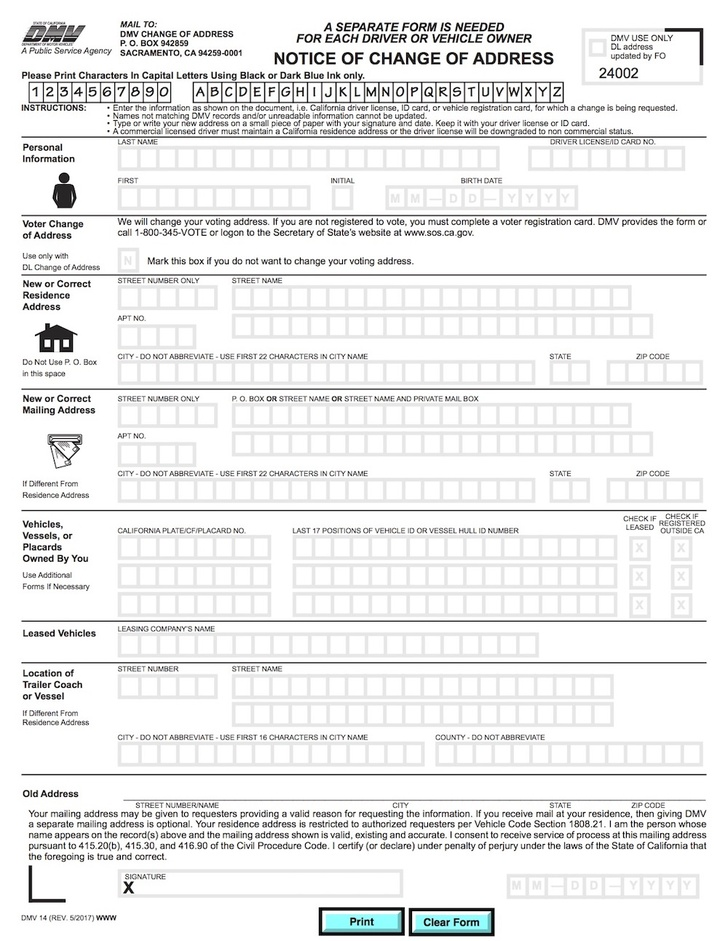
#> input picture alignment/form.jpg, 728 x 941 px, shrunk from 1000 x 1293 before the run
$ python ali.py
#> lines starting #> are read from the running program, lines starting #| are printed output that depends on the picture

import os
import cv2 as cv
import numpy as np
import matplotlib.pyplot as plt

# Read reference image
refFilename = "form.jpg"
print("Reading reference image:", refFilename)
im1 = cv.imread(refFilename, cv.IMREAD_COLOR)
#> im1 is the input picture: shape (941, 728, 3); mean B, G, R 237.2, 237.3, 237
im1 = cv.cvtColor(im1, cv.COLOR_BGR2RGB)

# Read image to be aligned
imFilename = "scanned-form.jpg"
print("Reading image to align:", imFilename)
im2 = cv.imread(imFilename, cv.IMREAD_COLOR)
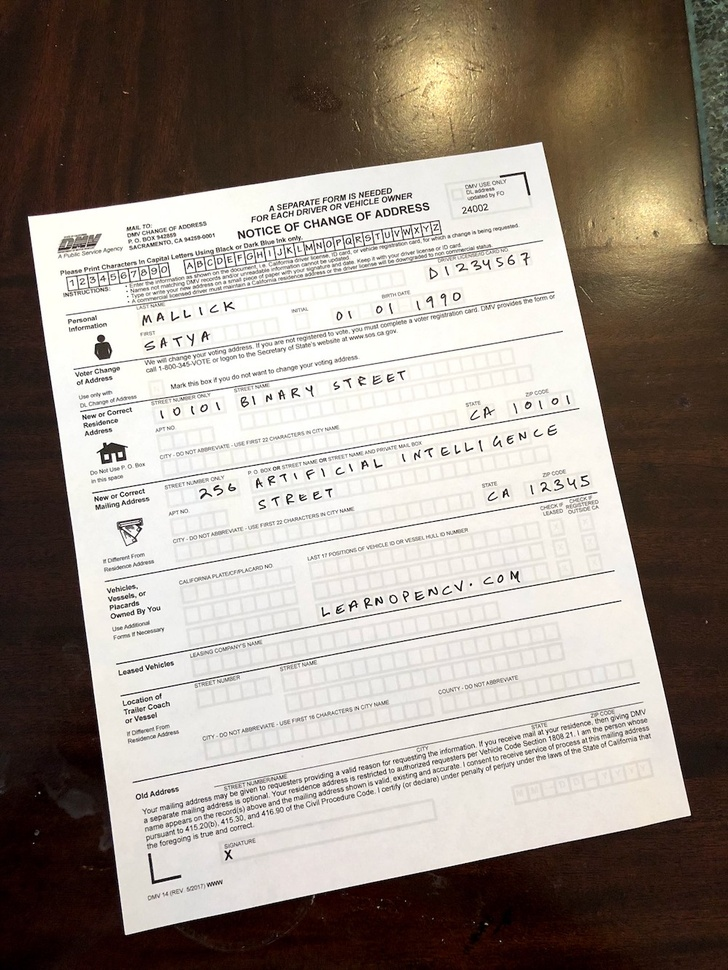
#> input picture alignment/scanned-form.jpg, 728 x 970 px, shrunk from 1000 x 1333 before the run
#> im2 is the input picture: shape (970, 728, 3); mean B, G, R 135.9, 144.8, 154.5
im2 = cv.cvtColor(im2, cv.COLOR_BGR2RGB)

im1_gray = cv.cvtColor(im1, cv.COLOR_BGR2GRAY)
im2_gray = cv.cvtColor(im2, cv.COLOR_BGR2GRAY)
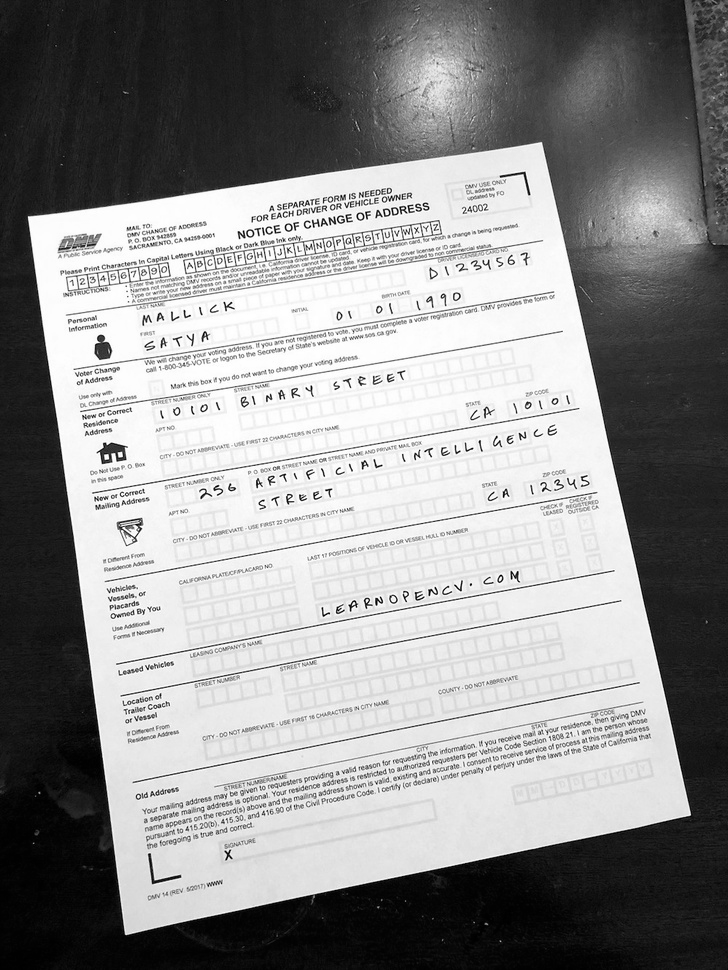
#> im2_gray: shape (970, 728); min 0, max 255, mean 143.3

# Detect ORB features and compute descriptors.
MAX_NUM_FEATURES = 1000
orb = cv.ORB_create(MAX_NUM_FEATURES)
keypoints1, descriptors1 = orb.detectAndCompute(im1_gray, None)
#> keypoints1 = 1000 keypoints; strongest (x, y, size): (427, 60, 31), (525, 60, 31), (478, 58, 31), (491, 37, 37.2)
keypoints2, descriptors2 = orb.detectAndCompute(im2_gray, None)
#> keypoints2 = 1000 keypoints; strongest (x, y, size): (307, 224, 31), (357, 215, 31), (429, 590, 31), (582, 477, 31)

im1_display = cv.drawKeypoints(im1, keypoints1, outImage=np.array([]),
                                color=(255, 0, 0), flags=cv.DRAW_MATCHES_FLAGS_DRAW_RICH_KEYPOINTS)
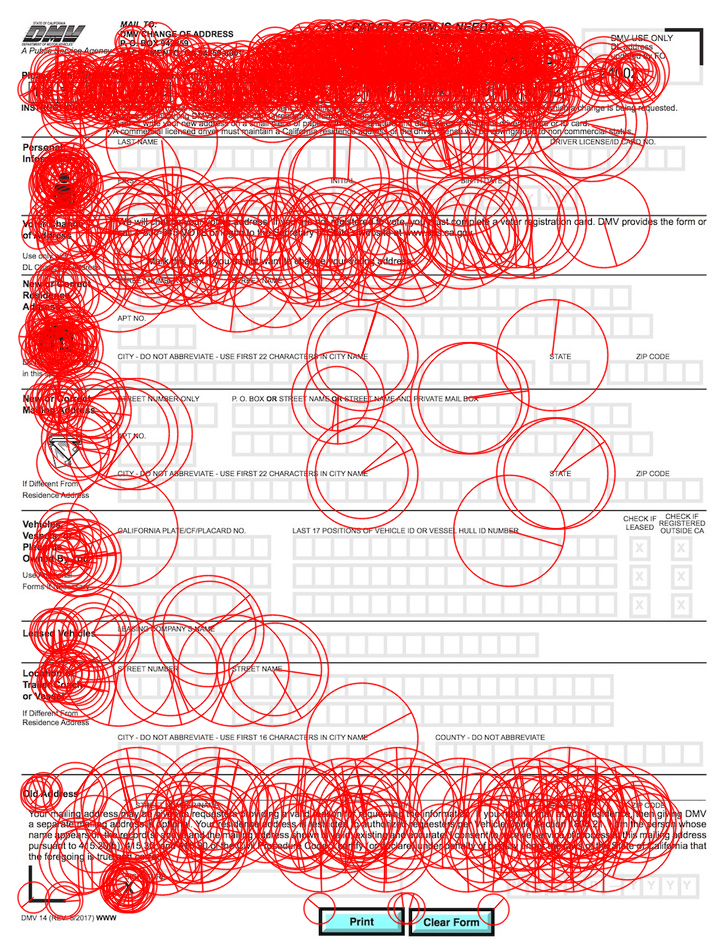
#> im1_display: shape (941, 728, 3); mean R, G, B 243.4, 190.1, 190

im2_display = cv.drawKeypoints(im2, keypoints2, outImage=np.array([]),
                                color=(255, 0, 0), flags=cv.DRAW_MATCHES_FLAGS_DRAW_RICH_KEYPOINTS)
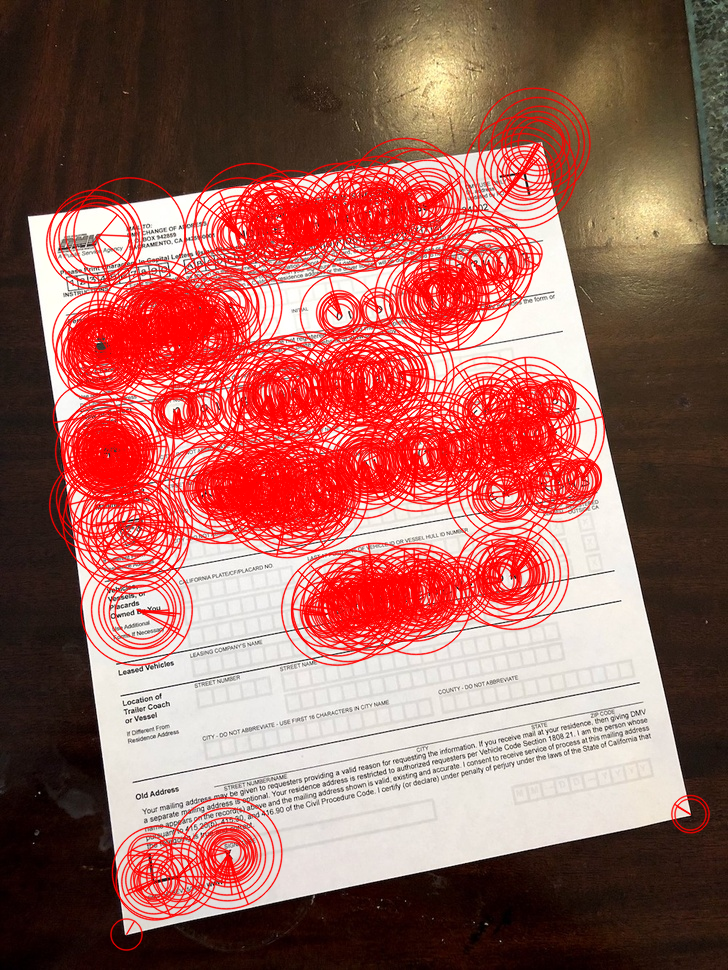
#> im2_display: shape (970, 728, 3); mean R, G, B 160.1, 101.2, 93.3

plt.figure(figsize=[20,10])
plt.subplot(121); plt.axis('off'); plt.imshow(im1_display); plt.title("Original Form");
plt.subplot(122); plt.axis('off'); plt.imshow(im2_display); plt.title("Scanned Form");
plt.show()


# Match features
matcher = cv.DescriptorMatcher_create(cv.DESCRIPTOR_MATCHER_BRUTEFORCE_HAMMING)

# Converting to list for sorting as tuples are immutable objects.
matches = list(matcher.match(descriptors1,descriptors2 , None))
#> matches = 1000 matches
# Sort matches by score
matches.sort(key= lambda x : x.distance , reverse=False)

# remove not good matches
numGoodmatches = int(len(matches) * 0.1)
#> numGoodmatches = 100
matches = matches[:numGoodmatches]
#> matches = 100 matches

# Draw top matches
im_matches = cv.drawMatches(im1, keypoints1, im2, keypoints2, matches, None)
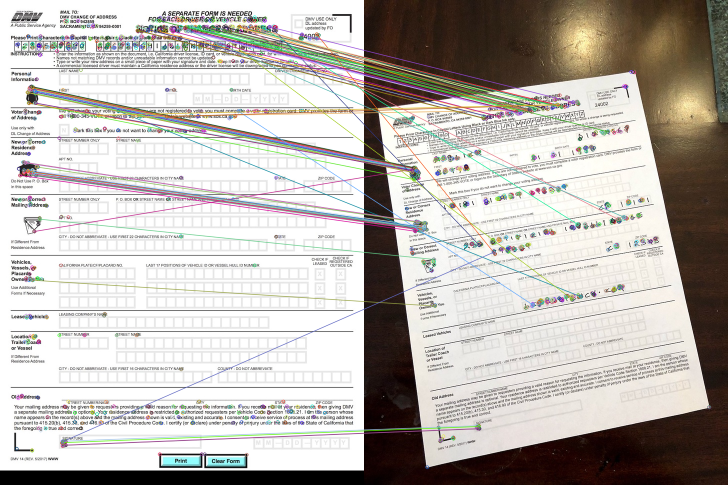
#> im_matches: shape (970, 1456, 3) (shown at 1/2 size); mean R, G, B 188, 183.3, 178.3

plt.figure(figsize=[40, 10])
plt.imshow(im_matches);plt.axis("off");plt.title("Original Form")
plt.show()

# Extract location of good matches
points1 = np.zeros((len(matches), 2), dtype=np.float32)
#> points1 = 100 pairs, first value 0 to 0, second value 0 to 0
points2 = np.zeros((len(matches), 2), dtype=np.float32)
#> points2 = 100 pairs, first value 0 to 0, second value 0 to 0

for i, match in enumerate(matches):
    points1[i, :] = keypoints1[match.queryIdx].pt
    points2[i, :] = keypoints2[match.trainIdx].pt
#> this loop made 100 passes
#> after the loop, points1 = 100 pairs, first value 39.6 to 633, second value 41 to 889.9; points2 = 100 pairs, first value 96 to 520, second value 204 to 857

# Find homography
h, mask = cv.findHomography(points2, points1, cv.RANSAC)
#> h = [[1.38, -0.202, -6.06], [0.21, 1.47, -336.2], [-8.57e-05, 0.000112, 1]]; mask = 100 values, max 1 at index 0, min 0 at index 30, mean 0.72

# Use homography to warp image
height, width, channels = im1.shape
#> height = 941; width = 728; channels = 3
# im2_reg = cv.warpPerspective(im2, h, (width, height))

# Display results
plt.figure(figsize=[20, 10])
plt.subplot(121);plt.imshow(im1);    plt.axis("off");plt.title("Original Form")
#> (the run stopped early here; a loop or call above may not have finished)
